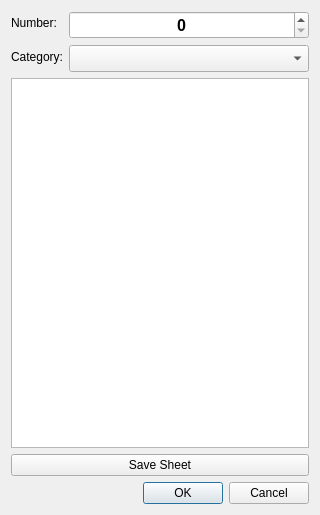
<?xml version="1.0" encoding="UTF-8"?>
<ui version="4.0">
 <class>JobPathEditor</class>
 <widget class="QDialog" name="JobPathEditor">
  <property name="geometry">
   <rect>
    <x>0</x>
    <y>0</y>
    <width>320</width>
    <height>515</height>
   </rect>
  </property>
  <property name="windowTitle">
   <string/>
  </property>
  <layout class="QFormLayout" name="formLayout">
   <item row="0" column="0">
    <widget class="QLabel" name="numberLabel">
     <property name="text">
      <string>Number:</string>
     </property>
    </widget>
   </item>
   <item row="0" column="1">
    <widget class="QSpinBox" name="jobIdSpin">
     <property name="font">
      <font>
       <pointsize>12</pointsize>
       <weight>75</weight>
       <bold>true</bold>
      </font>
     </property>
     <property name="alignment">
      <set>Qt::AlignCenter</set>
     </property>
     <property name="maximum">
      <number>99999</number>
     </property>
    </widget>
   </item>
   <item row="1" column="0">
    <widget class="QLabel" name="categoryLabel">
     <property name="text">
      <string>Category:</string>
     </property>
    </widget>
   </item>
   <item row="1" column="1">
    <widget class="QComboBox" name="categoryCombo">
     <property name="minimumSize">
      <size>
       <width>0</width>
       <height>25</height>
      </size>
     </property>
     <property name="font">
      <font>
       <pointsize>12</pointsize>
      </font>
     </property>
    </widget>
   </item>
   <item row="2" column="0" colspan="2">
    <widget class="QListView" name="view"/>
   </item>
   <item row="3" column="0" colspan="2">
    <widget class="QPushButton" name="sheetBut">
     <property name="text">
      <string>Save Sheet</string>
     </property>
    </widget>
   </item>
   <item row="4" column="0" colspan="2">
    <widget class="QDialogButtonBox" name="buttonBox">
     <property name="orientation">
      <enum>Qt::Horizontal</enum>
     </property>
     <property name="standardButtons">
      <set>QDialogButtonBox::Cancel|QDialogButtonBox::Ok</set>
     </property>
    </widget>
   </item>
  </layout>
 </widget>
 <resources/>
 <connections>
  <connection>
   <sender>buttonBox</sender>
   <signal>accepted()</signal>
   <receiver>JobPathEditor</receiver>
   <slot>accept()</slot>
   <hints>
    <hint type="sourcelabel">
     <x>248</x>
     <y>254</y>
    </hint>
    <hint type="destinationlabel">
     <x>157</x>
     <y>274</y>
    </hint>
   </hints>
  </connection>
  <connection>
   <sender>buttonBox</sender>
   <signal>rejected()</signal>
   <receiver>JobPathEditor</receiver>
   <slot>reject()</slot>
   <hints>
    <hint type="sourcelabel">
     <x>316</x>
     <y>260</y>
    </hint>
    <hint type="destinationlabel">
     <x>286</x>
     <y>274</y>
    </hint>
   </hints>
  </connection>
 </connections>
</ui>
